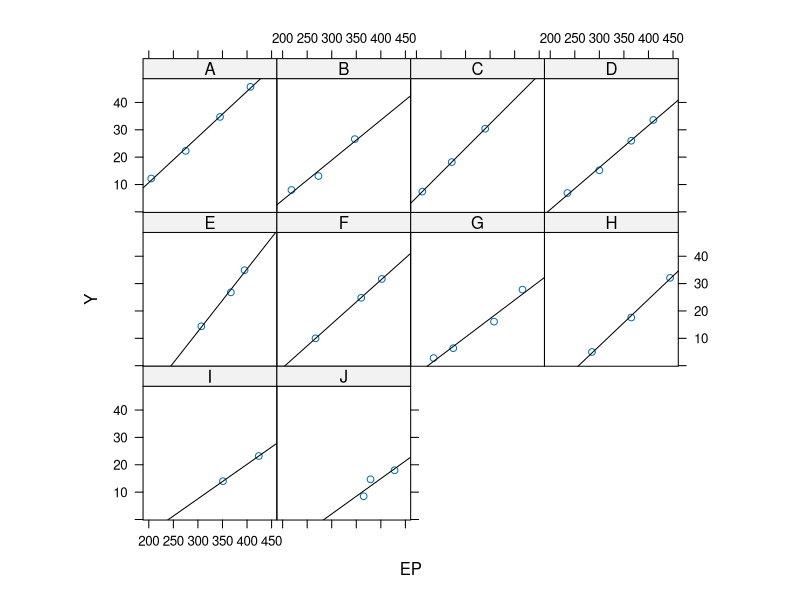

Source code (R): (Note: this script raises an error after producing the figure.)
# R Workshop Session 4: Mixed Effects Models
# Bill Venables, CSIRO, Australia
# UseR! 2012, Nashville, 11 June, 2012

# Contents
# 1 An introductory example: petroleum extraction
# 1.1 Fixed or random?
# 2 An extended example: going fishing
# 2.1 A brief look at generalized linear/additive mixed models
# 2.2 Appendix: Two helper functions:
# 3 Technical highlights
# References
# Session information

# 1 An introductory example: petroleum extraction

# The petrol data of N. L. Prater.
# - No = crude oil sample identification label. (Factor.)
# - SG = specific gravity, degrees API. (Constant within sample.)
# - VP = vapour pressure in pounds per square inch. (Constant within sample.)
# - V10 = volatility of crude; ASTM 10% point. (Constant within sample.)
# - EP = desired volatility of gasoline. (The end point. Varies within sample.)
# - Y = yield as a percentage of crude.

# For a description in R:

library(MASS)
?petrol
head(petrol)

# For a more complete description of the data and an alternative
# (somewhat fussy) analysis see the betareg package, (Cribari-Neto and
# Zeileis, 2010). ?GasolineYield.

# An initial look at the data:

require(lattice)
## lattice.options(default.theme = standard.theme(color = TRUE))
print(xyplot(Y ~ EP | No, petrol, as.table = TRUE, aspect = 1,
              panel = function(x, y, ...) {
                panel.xyplot(x, y, ...)
                panel.lmline(x, y)
              }))
petrol <- within(petrol, EPc <- EP - mean(EP)) ### for convenience
Store(petrol)

# 1.1 Fixed or random?

# A pure fixed effects model treats the crude oil samples as independent
# with the residual error as the only source of randomenss.

# A random effects model treats them as possibly dependent, in that
# they may share the value of a latent random variable, addition to the
# residual error.

# The obvious candidate predictor to be regarded as injecting an
# additional source of randomenss is the crude oil sample indicator, No.

# Fixed effects only.

options(show.signif.stars = FALSE)
m3 <- lm(Y ~ 0 + No/EP, petrol) ## 10 ints + 10 slopes
m2 <- lm(Y ~ 0 + No + EP, petrol) ## 10 ints + 1 slope
m1 <- lm(Y ~ 1 + SG + VP + V10 + EP, petrol) ## (1 int + 3 coeffs) + 1 slope
anova(m1, m2, m3)

# Parallel regressions, but differences between samples cannot quite be
# explained by regression on the other variables.

## Random effects alternatives:

suppressPackageStartupMessages(library(lme4)) ## alt. nlme
Rm1 <- lmer(Y ~ 1 + SG+VP+V10 + EPc + (1|No), data = petrol)
Rm2 <- lmer(Y ~ 1 + SG+VP+V10 + EPc + (1+EPc|No), data = petrol)
anova(Rm1, Rm2)

# Emphatically different slopes are not needed!
  
# The problem is that the variance estimates are REML rather than
# maximum likelihood.

Rm1_ML <- update(Rm1, REML = FALSE)
Rm2_ML <- update(Rm2, REML = FALSE)
anova(Rm1_ML, Rm2_ML)

# Still pretty emphatically not needed.

# Inspecting the random effects fit:

print(summary(Rm1), correlation = FALSE)
print(summary(Rm2), correlation = FALSE)

# Use 'fixef' for fixed effect estimates and 'ranef' for BLUPs:

cbind(Rm1 = ranef(Rm1)$No, Rm2 = ranef(Rm2)$No)

# Variances and correlations

VarCorr(Rm2)

# 2 An extended example: going fishing

# The Headrope data set gives catch and effort data from a prawn
# fishery.
# - The fishery has 7 Stock regions Tig1...Tig7, West to East.
# - The data is for 20 seasons (YearF) 1987...2006. (Y2K = year - 2000.)
# - There are 236 Vessels, which visit one or more stock regions
#   within a season, each for one or more Days.
# - The response for which a model is required is the total Catch in
#   kg, by a vessel within a stock region for a season.
# - Additionally the vessels have Hull size, engine Power and the
#   Headrope length they were using recorded. 
#   (These are constant within season, but may change between seasons.)

data(Headrope)
dim(Headrope)
head(Headrope, 2)
Headrope <- within(Headrope, YearF <- factor(YearF)) # needed
Store(Headrope)

# The purpose of the study was to gain some insight on the marginal
# effect of headrope length on the catch.

# A multiplicative (log-linear) model was suggested, with additive
# random effects for a) vessel and b) stock regions over seasons.

# Two random effects models: the first is the simpler

HRmodel1 <- lmer(log(Catch) ~ 0 + log(Days) + Y2K + log(Head) +
                 log(Power) + log(Hull) + Stock +
                 (1|Vessel) + (1|YearF/Stock), Headrope)
HRmodel1_ML <- update(HRmodel1, REML = FALSE)
Store(HRmodel1)

# The second has a more elaborate random effect structure:
  
HRmodel2 <- lmer(log(Catch) ~ 0 + log(Days) + Y2K + log(Head) +
                 log(Power) + log(Hull) + Stock +
                 (1|Vessel) + (0 + Stock|YearF),
                 data = Headrope)
HRmodel2_ML <- update(HRmodel2, REML = FALSE)
Store(HRmodel2, HRmodel2_ML)

# The more elaborate model seems justified by AIC, but not BIC!

anova(HRmodel1_ML, HRmodel2_ML)

# The fixed effects estimates are very similar:

cbind(m1 = fixef(HRmodel1), m2 = fixef(HRmodel2))

# Some notes:
# - The coeficient on log(Days) is slightly larger than 1, (but
#   significantly). A coeficient of 1 would imply that, mutatis
#   mutandis, catch is proportional to "effort" (measured in boat days).
# - The coeficient of Y2K suggests an average fishing power increase
#   in the order of 2.5%-3.5% per year. This looks about right, but it
#   is confounded with change in the stock abundance. Essentially the
#   job of disentangling this confounding is what stock assessment is
#   all about (and why it is so hard).

# For reference we include a copy of the summary of the more elaborate
# model below.

print(summary(HRmodel2), correlation = FALSE)

# 2.1 A brief look at generalized linear/additive mixed models

# Software for GLMMs is still somewhat developmental.
# - glmmPQL in MASS is based on nlme, but handles general cases.
# - glmer from the lme4 package handles some GLMMs but is
#   restricted in the families it can take. (In particular, quasipoisson
#   is NOT included.)

# The software for GAMMs also uses a linear ME engine.
# - gamm from the mgcv package uses nlme engine,
# - gamm4 from he gamm4 package (Wood, 2011), uses lme4 engine,
#   (and so has the same limitations).

# Both gamm and gamm4 return a composite object with an lme and a
# gam component. Manipulation is tricky.

# To illuatrate, we construct a GLMM and a GAMM for the Tiger Prawn
# species split example. The model structure is slightly simplified relative
# to the working model.

# We use two helper functions, Hyear and twoWay which will be defined
# at the end.

# First, the GlMM:

library(splines)
library(MASS)
TModelGLMM <- glmmPQL(Psem/Total ~ ns(Coast, 6) + ns(Sea, 5) +
                      twoWay(DayOfYear, Sea) + ns(Depth, k = 5) +
                      Hyear(DayOfYear, 2) + ns(Mud, k = 5),
                      random = ~1|Survey,
                      family = quasibinomial, data = Tigers,
                      niter = 40, weights = Total)
Store(TModelGLMM)

# Note that the random component is defined separately from the main
# formula, in nlme style.

# For a GAM with smoothed terms:

library(mgcv)
TModelGAMM <- gamm(formula = Psem/Total ~ s(Coast, k = 5) + s(Sea, k = 5) +
                   twoWay(DayOfYear, Sea) +
                   s(DayOfYear, k = 5, bs = "cc") + s(Depth, k = 5) +
                   s(Mud, k = 5),
                   random = list(Survey = ~1),
                   family = quasibinomial, data = Tigers,
                   niterPQL = 40,
                   weights = Total)
Store(TModelGAMM)

# The random effects from these different models are quite similar. We
# illustrate below. (We also use the thigmophobe function from the
# plotrix package, (Lemon, 2006), to minimise clashes in annotation
# of the poings

re1 <- ranef(TModelGLMM)
re2 <- ranef(TModelGAMM$lme)$Survey ## obscure
re12 <- cbind(re1, re2)
names(re12) <- c("GLMM", "GAMM")
re12
layout(rbind(1:2), widths = c(3.5, 1))
library(plotrix)
with(re12, {
  nos <- seq_along(GLMM)
  plot(GLMM ~ GAMM, pch = 20, col = "red", bty = "n")
  pos <- thigmophobe(GAMM, GLMM)
  text(GLMM ~ GAMM, labels = nos, xpd = NA, pos = pos)
  par(mar = c(0,0,0,0), xpd = NA)
  frame()
  legend("center", paste(format(nos), rownames(re12),
    sep = ": "), bty = "n")
})

# 2.2 Appendix: Two helper functions:

# These are needed to define harmonic terms and interactions.

Harm <- function (theta, k = 4) {
  X <- matrix(0, length(theta), 2 * k)
  nam <- as.vector(outer(c("c", "s"), 1:k, paste, sep = ""))
  dimnames(X) <- list(names(theta), nam)
  m <- 0
  for (j in 1:k) {
    X[, (m <- m + 1)] <- cos(j * theta)
    X[, (m <- m + 1)] <- sin(j * theta)
  }
  X
}
Hyear <- function(x, k = 4)
  Harm(2*base::pi*x/365.25, k)
twoWay <- local({
  `%star%` <- function(X, Y) {
    X <- as.matrix(X)
    Y <- as.matrix(Y)
    stopifnot(is.numeric(X), is.numeric(Y),
      nrow(X) == nrow(Y))
    XY <- matrix(NA, nrow(X), ncol(X)*ncol(Y))
    k <- 0
    for(i in 1:ncol(X))
      for(j in 1:ncol(Y)) {
        k <- k+1
        XY[, k] <- X[, i] * Y[, j]
      }
    XY
  }
  function(day, sea, k = c(3,2))
    Hyear(day, k[1]) %star% ns(sea, k[2])
})

# 3 Technical highlights

# - Slide...


# References

# Cribari-Neto, F. and A. Zeileis (2010). Beta regression in R. Journal
# of Statistical Software 34(2), 1{24.

# Lemon, J. (2006). Plotrix: a package in the red light district of R.
# R-News 6(4), 8{12.

# Venables, W. N. and B. D. Ripley (2002). Modern Applied Statistics
# with S (Fourth ed.). New York: Springer. ISBN 0-387-95457-0.

# Wood, S. (2011). gamm4: Generalized additive mixed models using
# mgcv and lme4. CRAN. R package version 0.1-5.

# Session information

sessionInfo()
